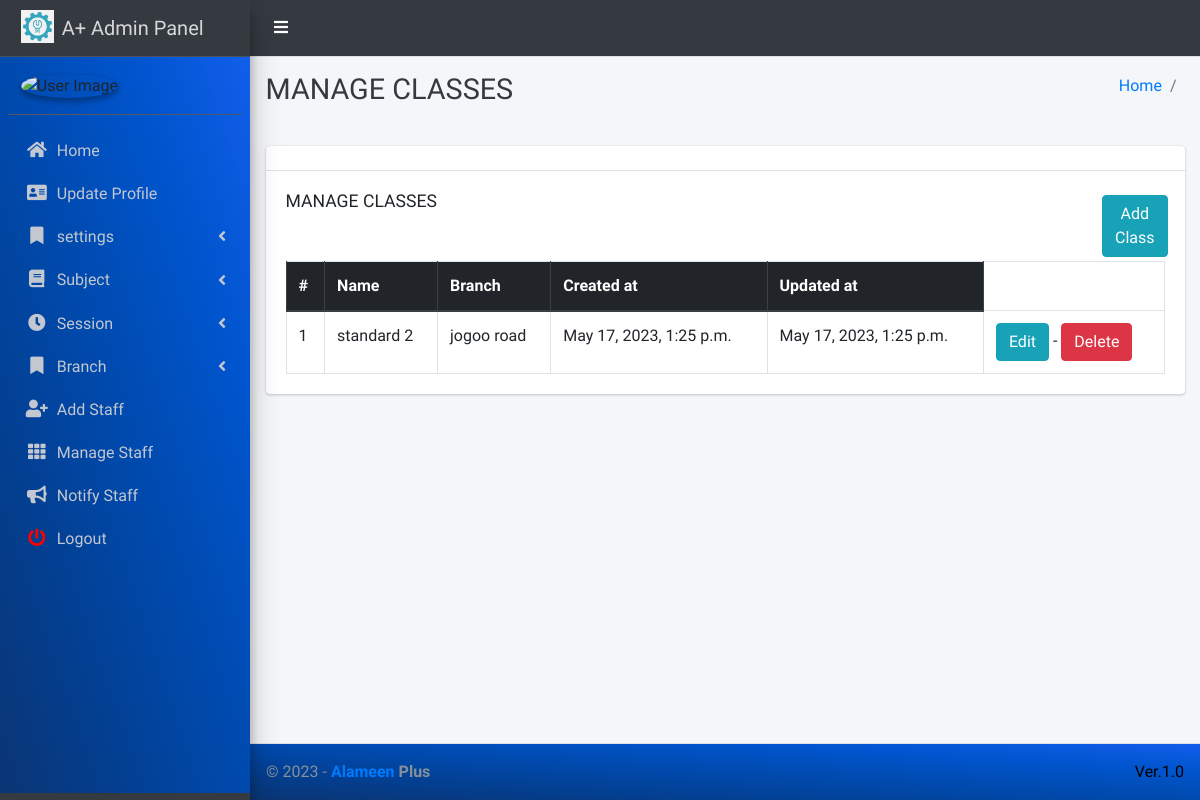
The app's page /manage/class/ (signed in), older data.
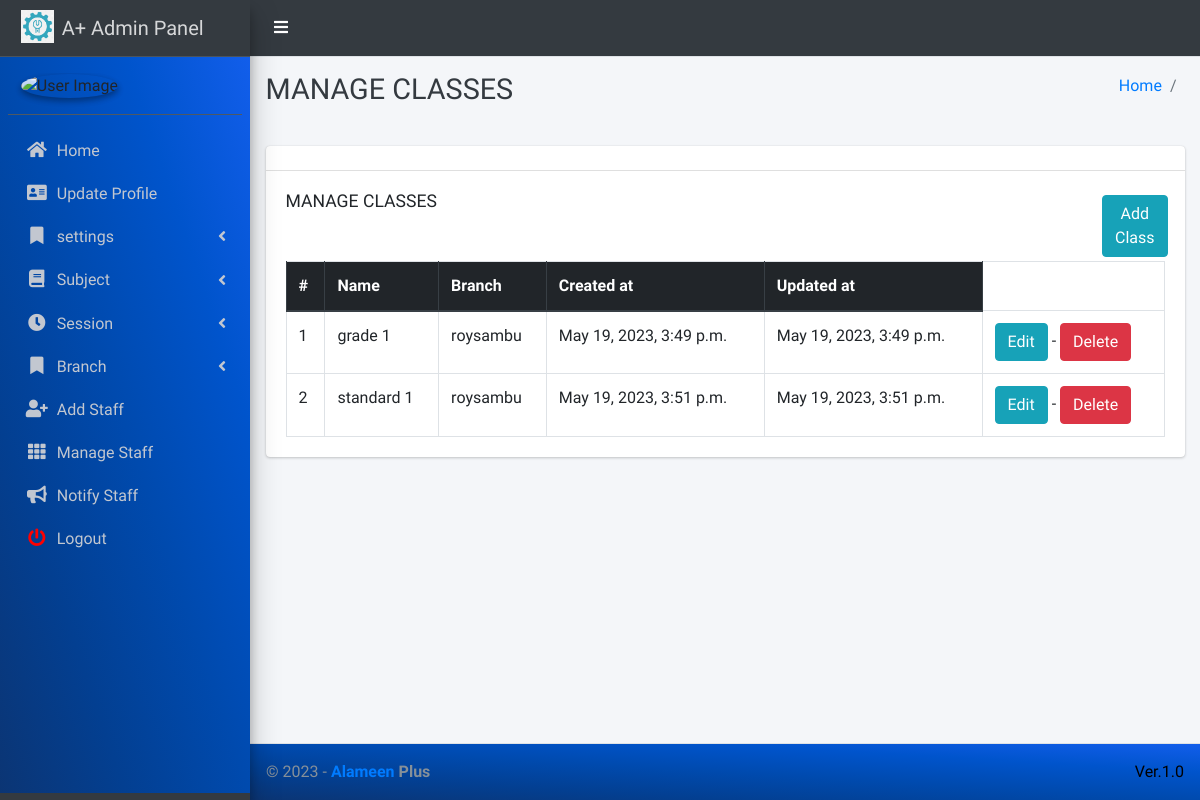
The same page, newer data.
### main_app/models.py (models this page shows, shortened)
class Classes(models.Model):
    type_of_class = [
        ('lower classes (1-3)', 'lower classes (1-3)'),
        ('middle classes (4-6)', 'middle classes (4-6)'),
        ('Junior Secondary', 'Junior Secondary'),
    ]
    class_id = models.AutoField(primary_key=True )
    category = models.CharField(max_length=20, choices=type_of_class, null=True)
    name = models.CharField(max_length=120)
    branch = models.ForeignKey(Branch, on_delete=models.CASCADE)
    created_at = models.DateTimeField(auto_now_add=True)
    updated_at = models.DateTimeField(auto_now=True)
    class Meta:
        unique_together = ('branch','name')

class Branch(models.Model):
    branch_id=models.AutoField(primary_key=True)
    name = models.CharField(max_length=20, unique=True)
    address= models.CharField(max_length=100)
    def __str__(self):
        return self.name

### main_app/hod_views.py (the view)
# urls.py: path('manage/class/', hod_views.manage_classes, name='manage_classes'),
@login_required(redirect_field_name="user_login")
def manage_classes(request):
    classes = Classes.objects.all()
    context = {
        'classes': classes
    }
    return render(request, "hod_template/manage_classes.html", context)

### main_app/models.py (called while the page is built)
    def __str__(self):
        return  self.first_name + " " + self.last_name

### main_app/templates/hod_template/manage_classes.html
{% extends 'main_app/base.html' %}
{% load static %}
{% block page_title %}MANAGE CLASSES{% endblock page_title %}
{% block content %}
<section class="content">
    <div class="container-fluid">
        <div class="row">
            <div class="col-md-12">
                <div class="card">
                    <div class="card-header">
                    </div>
                    <div class="card-body">
                        <div class="row">
                            <div class="col-md-11">
                                <h3 class="card-title">MANAGE CLASSES</h3>
                            </div>
                            <div class="col-md-1 p-1">
                                <a class="btn btn-info" href="{% url 'add_classes' %}">Add Class</a>
                            </div>
                        </div>
                        <table id="example2" class="table table-bordered table-hover">
                            <thead class="thead-dark">
                                <tr>
                                    <th>#</th>
                                    <th>Name</th>
                                    <th>Branch</th>
                                    <th>Created at</th>
                                    <th>Updated at</th>
                                </tr>
                            </thead>
                            <tbody>
                                {% for classes in classes %}
                                <tr>
                                    <td>{{ forloop.counter }}</td>
                                    <td>{{classes.name}}</td>
                                    <td>{{classes.branch}}</td>
                                    <td>{{classes.created_at}}</td>
                                    <td>{{classes.updated_at}}</td>
                                    <td>
                                        <a href="{% url 'update_classes' classes.class_id %}" class="btn btn-info">Edit</a> -
                                        <a href="{% url 'delete_class' classes.class_id %}" onclick="return confirm('Are you sure you want to delete this class ?')" class="btn btn-danger">Delete</a>
                                    </td>
                                </tr>
                                {% endfor %}
                            </tbody>
                        </table>
                    </div>
                </div>
            </div>
        </div>
    </div>
</section>
{% endblock content %}

### main_app/templates/main_app/base.html (shortened to what this page needs)
{% load static %}
<!DOCTYPE html>
<html>
<head>
    <link rel="stylesheet" href="{% static 'plugins/fontawesome-free/css/all.min.css'%} ">
    <link rel="stylesheet" href="https://code.ionicframework.com/ionicons/2.0.1/css/ionicons.min.css">
    <link rel="stylesheet"
        href="{% static 'plugins/tempusdominus-bootstrap-4/css/tempusdominus-bootstrap-4.min.css'%} ">
    <link rel="stylesheet" href="{% static 'plugins/icheck-bootstrap/icheck-bootstrap.min.css'%} ">
    <link rel="stylesheet" href="{% static 'dist/css/adminlte.min.css'%} ">
    <link rel="stylesheet" href="{% static 'plugins/overlayScrollbars/css/OverlayScrollbars.min.css'%} ">
    <link rel="stylesheet" href="{% static 'plugins/daterangepicker/daterangepicker.css'%} ">
</head>
<body class="hold-transition sidebar-mini layout-fixed" >
    <div class="wrapper" >
        <nav class="main-header navbar navbar-expand navbar-light " style="background-color: #343a40;">
            <ul class="navbar-nav">
                <li class="nav-item">
                    <a class="nav-link" data-widget="pushmenu" href="#"><i  style="color: white;" class="fas fa-bars"></i></a>
                </li>
            </ul>
        </nav>
        {% include "main_app/sidebar_template.html" with user=user %}
        <div class="content-wrapper">
            <div class="content-header">
                <div class="container-fluid">
                    <div class="row mb-2">
                        <div class="col-sm-6">
                            <h1 class="m-0 text-dark">{% block page_title %}{% endblock page_title %}</h1>
                        </div>
                        <div class="col-sm-6">
                            <ol class="breadcrumb float-sm-right">
                                <li class="breadcrumb-item"><a href="#">Home</a></li>
                                <li class="breadcrumb-item active">{{ page_title }}</li>
                            </ol>
                        </div>
                    </div>
                </div>
            </div>
<section class="content">
    <div class="container-fluid">
        <div class="row">
            <div class="col-md-12">
            </div></div></div></section>
            {% block content %}
            {% endblock content %}
        </div>
        {% include "main_app/footer.html" %}
    </div>
</body>
</html>
{% load sweetify %}

### main_app/templates/main_app/sidebar_template.html (shortened to what this page needs)
{% load static %}
<aside class="main-sidebar sidebar-dark-info elevation-4">
    {% if request.user.user_type == '1' %}
    <a href="{% url 'admin_home' %}" class="brand-link">
        <img src="{% static 'dist/img/virusx.png' %} " alt="Alameen Plus Logo"
            class="brand-image " >
        <span class="brand-text font-weight-light" >A+ Admin Panel</span>
    </a>
    <div class="sidebar" style="background-image: linear-gradient(to right top, #0b3574, #033f91, #004aae, #0054cc, #125eeb);">
        <div class="user-panel mt-3 pb-3 mb-3 d-flex">
            <div class="image">
                <img src="{{ request.user.profile_pic}}" class="img-circle elevation-2" alt="User Image">
            </div>
            <div class="info">
            </div>
        </div>
        <nav class="mt-2">
            <ul class="nav nav-pills nav-sidebar flex-column" data-widget="treeview" role="menu" data-accordion="false">
                <li class="nav-item">
                    {% url 'admin_home' as admin_home %}
                    <a href="{{admin_home}}" class="nav-link {% if admin_home == request.path %} active {% endif %}">
                        <i class="nav-icon fas fa-home"></i>
                        <p>
                            Home
                        </p>
                    </a>
                </li>
                <li class="nav-item">
                    {% url 'admin_view_profile' as admin_view_profile %}
                    <a href="{{admin_view_profile}}"
                        class="nav-link {% if admin_view_profile == request.path %} active {% endif %}">
                        <i class="nav-icon fas fa-address-card"></i>
                        <p>
                            Update Profile
                        </p>
                    </a>
                </li>
                <li class="nav-item has-treeview">
                    <a href="#" class="nav-link" >
                        <i class="nav-icon fas fa-bookmark"></i>
                        <p>
                            settings
                            <i class="fas fa-angle-left right"></i>
                        </p>
                    </a>
                </li>
                <li class="nav-item has-treeview">
                    <a href="#" class="nav-link">
                        <i class="nav-icon fas fa-book"></i>
                        <p>
                            Subject
                            <i class="fas fa-angle-left right"></i>
                        </p>
                    </a>
                </li>
                <li class="nav-item has-treeview">
                    <a href="#" class="nav-link">
                        <i  class="nav-icon fas fa-clock"></i>
                        <p>
                            Session
                            <i class="fas fa-angle-left right"></i>
                        </p>
                    </a>
                </li>
                <li class="nav-item has-treeview">
                    <a href="#" class="nav-link" >
                        <i class="nav-icon fas fa-bookmark"></i>
                        <p>
                            Branch
                            <i class="fas fa-angle-left right"></i>
                        </p>
                    </a>
                </li>
                <li class="nav-item">
                    {% url 'add_staff' as add_staff %}
                    <a href="{{add_staff}}" class="nav-link {% if add_staff == request.path %} active {% endif %}">
                        <i class="nav-icon fas fa-user-plus"></i>
                        <p>
                            Add Staff
                        </p>
                    </a>
                </li>
                <li class="nav-item">
                    {% url 'manage_staff' as manage_staff %}
                    {% url 'edit_staff' staff_id as edit_staff %}
                    <a href="{{manage_staff}}"
                        class="nav-link {% if manage_staff == request.path or request.path == edit_staff %} active {% endif %}">
                        <i class="nav-icon fas fa-th"></i>
                        <p>
                            Manage Staff
                        </p>
                    </a>
                </li>
                <li class="nav-item">
                    {% url 'admin_notify_staff' as admin_notify_staff %}
                    <a href="{{admin_notify_staff}}"
                        class="nav-link {% if admin_notify_staff == request.path %} active {% endif %}">
                        <i class="nav-icon fas fa-bullhorn"></i>
                        <p>
                            Notify Staff
                        </p>
                    </a>
                </li>
                            {% endif %}
                    <li class="nav-item">
                        <a href="{% url 'user_logout' %}"
                            onclick="return confirm('Your session would be terminated.\n\nProceed?')"
                            class="nav-link">
                            <i  style="color: #ff0000"  class="nav-icon fas fa-power-off"></i>
                            <p>
                                Logout
                            </p>
                        </a>
                    </li>
            </ul>
        </nav>
    </div>
</aside>

### main_app/templates/main_app/footer.html
<footer class="main-footer" style="background-image: linear-gradient(to right top, #0b3574, #033f91, #004aae, #0054cc, #125eeb);">
    &copy; {% now "Y" %} - <strong><span><a href="#">Alameen</a></span> Plus</strong>
    <div class="float-right d-none d-sm-inline-block" style="color: black;">
       Ver.1.0
    </div>
</footer>

Row changes from the older to the newer data that the page shows:
removed Classes: name "standard 2", branch "jogoo road", created_at "May 17, 2023, 1:25 p.m.", updated_at "May 17, 2023, 1:25 p.m."
added Classes: name "grade 1", branch "roysambu", created_at "May 19, 2023, 3:49 p.m.", updated_at "May 19, 2023, 3:49 p.m."
added Classes: name "standard 1", branch "roysambu", created_at "May 19, 2023, 3:51 p.m.", updated_at "May 19, 2023, 3:51 p.m."
